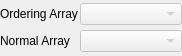
<?xml version="1.0" encoding="UTF-8"?>
<ui version="4.0">
 <class>YoungsMaterialPropertyWidget</class>
 <widget class="QWidget" name="YoungsMaterialPropertyWidget">
  <property name="geometry">
   <rect>
    <x>0</x>
    <y>0</y>
    <width>182</width>
    <height>56</height>
   </rect>
  </property>
  <property name="windowTitle">
   <string>Form</string>
  </property>
  <layout class="QGridLayout" name="gridLayout" columnstretch="0,1">
   <property name="margin">
    <number>0</number>
   </property>
   <property name="spacing">
    <number>2</number>
   </property>
   <item row="0" column="0">
    <widget class="QLabel" name="label">
     <property name="text">
      <string>Ordering Array</string>
     </property>
    </widget>
   </item>
   <item row="0" column="1">
    <widget class="QComboBox" name="OrderingArrays">
     <property name="enabled">
      <bool>false</bool>
     </property>
    </widget>
   </item>
   <item row="1" column="0">
    <widget class="QLabel" name="label_2">
     <property name="text">
      <string>Normal Array</string>
     </property>
    </widget>
   </item>
   <item row="1" column="1">
    <widget class="QComboBox" name="NormalArrays">
     <property name="enabled">
      <bool>false</bool>
     </property>
    </widget>
   </item>
  </layout>
 </widget>
 <resources/>
 <connections/>
</ui>
